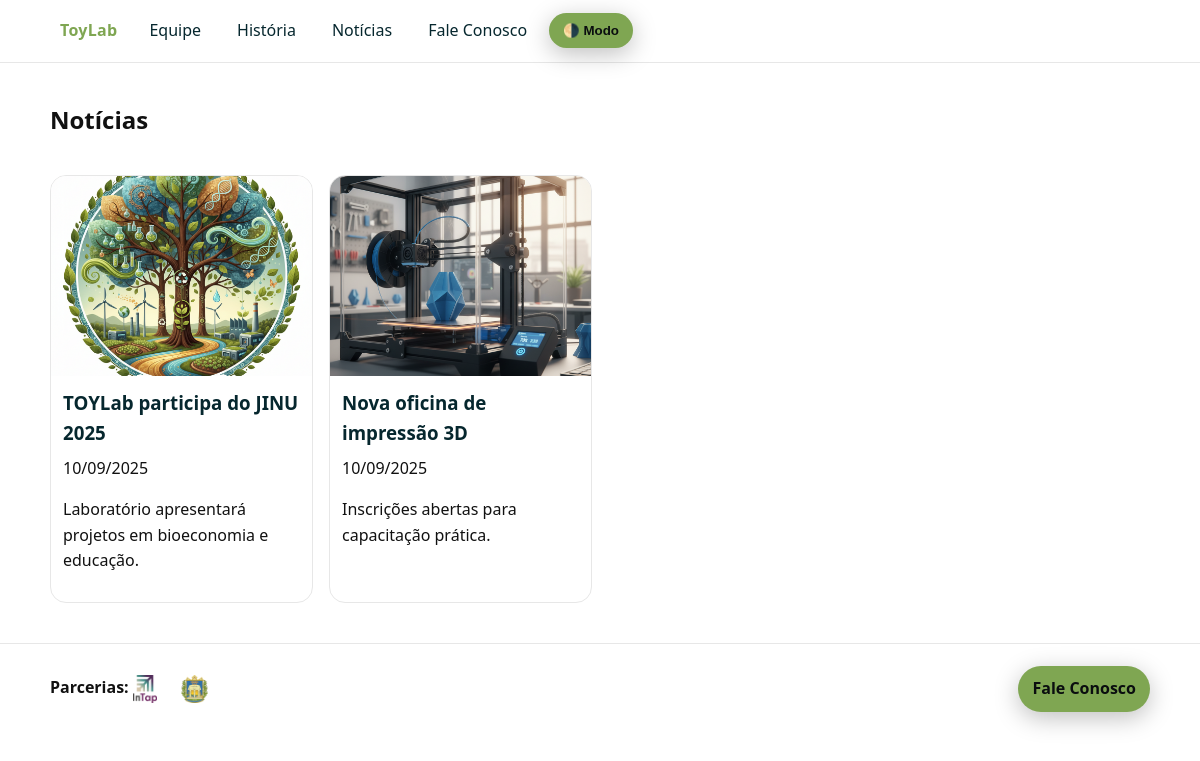
/noticias.php, run on the app's committed database.
### tables this page shows
CREATE TABLE IF NOT EXISTS posts (
  id INT AUTO_INCREMENT PRIMARY KEY,
  title VARCHAR(200) NOT NULL,
  slug VARCHAR(220) NOT NULL UNIQUE,
  excerpt VARCHAR(300) NULL,
  content MEDIUMTEXT NULL,
  cover_path VARCHAR(255) NOT NULL,
  published_at DATETIME NOT NULL,
  created_at DATETIME NOT NULL
);

CREATE TABLE IF NOT EXISTS partners (
  id INT AUTO_INCREMENT PRIMARY KEY,
  name VARCHAR(200) NOT NULL,
  logo_path VARCHAR(255) NOT NULL,
  url VARCHAR(255) NOT NULL,
  created_at DATETIME NOT NULL
);

### config/config.php (called while the page is built, shortened)
<?php
function db(): PDO {
    static $pdo;
    if (!$pdo) {
        $dsn = 'mysql:host=' . DB_HOST . ';dbname=' . DB_NAME . ';charset=utf8mb4';
        $options = [
            PDO::ATTR_ERRMODE            => PDO::ERRMODE_EXCEPTION,
            PDO::ATTR_DEFAULT_FETCH_MODE => PDO::FETCH_ASSOC,
            PDO::ATTR_EMULATE_PREPARES   => false,
        ];
        $pdo = new PDO($dsn, DB_USER, DB_PASS, $options);
    }
    return $pdo;
}
function e(?string $str): string {
    return htmlspecialchars((string)$str, ENT_QUOTES | ENT_SUBSTITUTE, 'UTF-8');
}
function base_url_root(): string {
    return BASE_URL;
}
function asset(string $path): string {
    $full = BASE_PATH . '/public/' . ltrim($path, '/');
    $v = file_exists($full) ? filemtime($full) : time();
    return base_url_root() . '/public/' . ltrim($path, '/') . '?v=' . $v;
}
function base_url(string $path = ''): string {
    return base_url_root() . ($path ? '/' . ltrim($path, '/') : '');
}
if (!function_exists('media_fs')) {
    function media_fs(string $path): string {
        $rel = ltrim($path, '/');
        if (preg_match('~(public/.*)$~', $rel, $m)) {
            $rel = $m[1];
        } elseif (preg_match('~(uploads/.*)$~', $rel, $m)) {
            $rel = 'public/' . $m[1];
        } elseif (!str_starts_with($rel, 'public/')) {
            $rel = 'public/' . $rel;
        }
        return BASE_PATH . '/' . $rel;
    }
}
if (!function_exists('media_url')) {
    function media_url(string $path): string {
        $rel = ltrim($path, '/');
        if (preg_match('~(public/.*)$~', $rel, $m)) {
            $rel = $m[1];
        } elseif (preg_match('~(uploads/.*)$~', $rel, $m)) {
            $rel = 'public/' . $m[1];
        } elseif (!str_starts_with($rel, 'public/')) {
            $rel = 'public/' . $rel;
        }
        return base_url($rel);
    }
}

### config/functions.php (called while the page is built, shortened)
<?php
require_once __DIR__ . '/config.php';
function q(string $sql, array $params = []): PDOStatement {
    $stmt = db()->prepare($sql);
    $stmt->execute($params);
    return $stmt;
}
function fetch_all(string $sql, array $params = []): array {
    return q($sql, $params)->fetchAll(PDO::FETCH_ASSOC);
}

### noticias.php (the view)
<?php
require_once __DIR__ . '/config/config.php';
require_once __DIR__ . '/config/functions.php';
require_once __DIR__ . '/templates/header.php';
$posts = fetch_all("SELECT id, title, slug, excerpt, cover_path, published_at
                    FROM posts ORDER BY published_at DESC");
?>
<section class="grid">
  <header style="grid-column:1/-1"><h1>Notícias</h1></header>
  <?php foreach ($posts as $p): ?>
    <?php
      $rel = $p['cover_path'] ?: 'img/news-placeholder.png';
      $src = is_file(media_fs($rel)) ? media_url($rel) : asset('img/news-placeholder.png');
    ?>
    <article class="card">
      <a href="<?= e(base_url('noticia.php?id='.(int)$p['id'])) ?>">
        <img loading="lazy" src="<?= e($src) ?>" alt="<?= e($p['title']) ?>"
             style="width:100%;height:200px;object-fit:cover;display:block;">
      </a>
      <div class="pad">
        <h3 style="margin:0 0 8px">
          <a href="<?= e(base_url('noticia.php?id='.(int)$p['id'])) ?>"><?= e($p['title']) ?></a>
        </h3>
        <div class="muted" style="margin-bottom:8px;">
          <?= e(date('d/m/Y', strtotime($p['published_at'] ?? $p['created_at'] ?? now()))) ?>
        </div>
        <p><?= e($p['excerpt']) ?></p>
      </div>
    </article>
  <?php endforeach; ?>
</section>
<?php require_once __DIR__ . '/templates/footer.php'; ?>

### templates/header.php (shortened to what this page needs)
<?php
require_once __DIR__ . '/../config/config.php';
?>
<!doctype html>
<html lang="pt-br">
<head>
  <link rel="stylesheet" href="<?= e(asset('css/styles.css')) ?>">
</head>
<body>
<header class="header">
  <nav class="nav" data-nav>
    <a class="brand" href="<?= e(base_url()) ?>">ToyLab</a>
    <div class="nav-links" id="primary-menu">
      <a href="<?= e(base_url('equipe.php')) ?>">Equipe</a>
      <a href="<?= e(base_url('historia.php')) ?>">História</a>
      <a href="<?= e(base_url('noticias.php')) ?>">Notícias</a>
      <a href="<?= e(base_url('contato.php')) ?>">Fale Conosco</a>
    </div>
    <button class="btn" type="button" data-toggle-darkmode aria-label="Alternar modo escuro">🌗 Modo</button>
  </nav>
</header>
<main>

### templates/footer.php (shortened to what this page needs)
</main>
<footer class="footer">
  <div class="wrap">
    <div>
      <strong>Parcerias:</strong>
      <?php foreach (fetch_all("SELECT * FROM partners ORDER BY id DESC LIMIT 6") as $p): ?>
        <a href="<?= e($p['url']) ?>" target="_blank" rel="noopener" aria-label="Parceiro: <?= e($p['name']) ?>">
          <img src="<?= e('/toylab/' . $p['logo_path']) ?>" alt="<?= e($p['name']) ?>" style="height:28px; vertical-align:middle; margin-right:8px;">
        </a>
      <?php endforeach; ?>
    </div>
    <div>
      <a class="btn" href="<?= e(base_url('contato.php')) ?>">Fale Conosco</a>
    </div>
  </div>
</footer>
</body>
</html>

### public/css/styles.css (style rules this page uses)
:root { --bg: #0b0d0f; --bg-soft: #12161a; --text: #e4e8ee; --muted: #aeb7c3; --brand: #7fa652; --brand-2: #06272e; --card: #101418; --card-border: #1e242b; --focus: #ffd166; --danger: #e74c3c; --ok: #2ecc71; --radius: 16px; --shadow: 0 6px 24px rgba(0,0,0,.25); --transition: .2s ease; }
html { color-scheme: dark light; }
html, body { margin:0; padding:0; }
body { font: 400 16px/1.6 system-ui, -apple-system, Segoe UI, Roboto, Ubuntu, Cantarell, Noto Sans, Arial, "Apple Color Emoji","Segoe UI Emoji"; background:#ffffff; color:#111; }
a { color: var(--brand-2); text-decoration: none; }
.header { position: sticky; top:0; z-index: 50; backdrop-filter: saturate(130%) blur(6px); background: rgba(255,255,255,.8); border-bottom: 1px solid #e7e7e7; }
.nav { max-width:1100px; margin:0 auto; display:flex; gap:16px; align-items:center; padding:12px 16px; }
.nav a.brand { font-weight:700; letter-spacing:.3px; color: var(--brand); }
.nav a { padding:6px 10px; border-radius: 8px; transition: background var(--transition); }
.btn { display:inline-flex; align-items:center; gap:8px; background: var(--brand); color:#0a0d0f; border:none; padding:10px 14px; border-radius: 999px; cursor:pointer; font-weight:600; box-shadow: var(--shadow); transition: transform var(--transition), background var(--transition); }
.grid { max-width:1100px; margin: 18px auto; padding: 0 16px; display:grid; gap:16px; grid-template-columns: repeat(auto-fill, minmax(240px,1fr)); }
.card { background: #fff; border:1px solid #e7e7e7; border-radius: var(--radius); overflow: hidden; transition: transform .15s ease, box-shadow .15s ease; }
.card img { width:100%; height: 160px; object-fit: cover; display:block; }
.card .pad { padding:12px; }
.footer { margin-top: 40px; border-top:1px solid #e7e7e7; }
.footer .wrap { max-width:1100px; margin:0 auto; padding:22px 16px; display:grid; gap:8px; grid-template-columns: 1fr auto; align-items:center; }
:root { --header-h: 56px; }
.nav { max-width:1100px; margin:0 auto; padding:12px 16px; display:flex; align-items:center; gap:12px; }
.nav .brand { font-weight:700; letter-spacing:.3px; color: var(--brand); }
.nav .nav-links { display:flex; align-items:center; gap:16px; }
a.btn, button.btn { display:inline-flex; width:auto; white-space:nowrap; }

### data on the page
posts: cover_path (picture), title "TOYLab participa do JINU 2025", excerpt "Laboratório apresentará projetos em bioeconomia e educação."
posts: cover_path (picture), title "Nova oficina de impressão 3D", excerpt "Inscrições abertas para capacitação prática."
partners: logo_path (picture)
partners: logo_path (picture)
